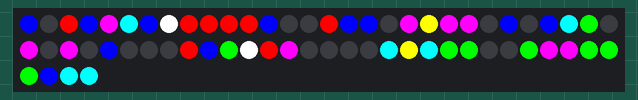
Bench run of a program on a simulated CircuitPython board. On the bench: 64 RGB LEDs in strip order, left to right, continuing on the next row. Random numbers come from a fixed seed; what the program prints to the serial console is not drawn.

Above: at 0.2 s.
At 10.18 s:
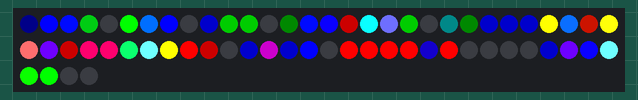
At 19.06 s:
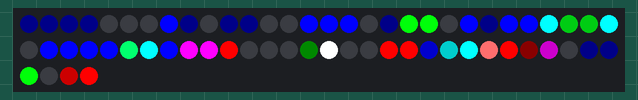
At 30.47 s:
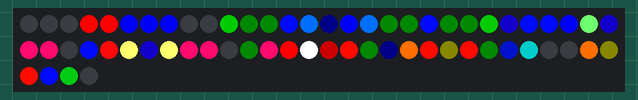
At 33.01 s:
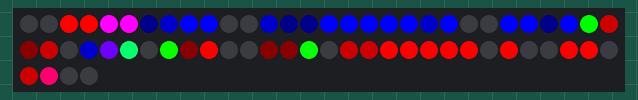
At 39.35 s:
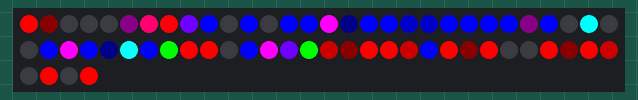

The program:

main.py
```python
import random
import time
import board
import neopixel

pixels = neopixel.NeoPixel(board.D18, 64, auto_write=False)

decay = 10   # After it switches off, how fast should cells light fade (values per 0.1 seconds)
density = 0.3  # Initial density of cells when generating new world (0.0 - 1.0)
conway_speed = 1  # number of seconds for each generation

class GameOfLife:
    state = None
    past_state_string = None
    density = None

    def __init__(self, density):
        self.state = {}
        self.past_state_string = []
        self.density = density
        self.randomise()

    def randomise(self):
        self.past_state_string = []
        for x in range(0, 8):
            self.state[x] = {}
            for y in range(0, 8):
                if random.random() < self.density:
                    self.state[x][y] = True
                else:
                    self.state[x][y] = False

    def get_repeat_count(self):
        return self.past_state_string.count(self.get_state_string())

    def get_state(self):
        return self.state

    def get_state_at(self, x, y):
        while x < 0:
            x = x + 8
        while x > 7:
            x = x - 8
        while y < 0:
            y = y + 8
        while y > 7:
            y = y - 8
        return self.state[x][y]

    def get_state_string(self):
        hash = ""
        for x in range(0, 8):
            for y in range(0, 8):
                if self.get_state_at(x, y):
                    hash = hash + "T"
                else:
                    hash = hash + "F"
        return hash

    def iterate(self):
        next_state = {}
        for x in range(0, 8):
            next_state[x] = {}
            for y in range(0, 8):
                neighbours = 0
                if self.get_state_at(x - 1, y - 1):
                    neighbours += 1
                if self.get_state_at(x - 1, y):
                    neighbours += 1
                if self.get_state_at(x - 1, y + 1):
                    neighbours += 1
                if self.get_state_at(x, y - 1):
                    neighbours += 1
                if self.get_state_at(x, y + 1):
                    neighbours += 1
                if self.get_state_at(x + 1, y - 1):
                    neighbours += 1
                if self.get_state_at(x + 1, y):
                    neighbours += 1
                if self.get_state_at(x + 1, y + 1):
                    neighbours += 1
                if self.get_state_at(x, y):
                    if neighbours < 2:
                        next_state[x][y] = False
                    elif neighbours == 2 or neighbours == 3:
                        next_state[x][y] = True
                    else:
                        next_state[x][y] = False
                else:
                    if neighbours == 3:
                        next_state[x][y] = True
                    else:
                        next_state[x][y] = False
        self.state = next_state
        self.past_state_string.append(self.get_state_string())


reds = {}
greens = {}
blues = {}
for x in range(0, 8):
    reds[x] = {}
    greens[x] = {}
    blues[x] = {}
    for y in range(0, 8):
        reds[x][y] = 0
        greens[x][y] = 0
        blues[x][y] = 0

red = GameOfLife(density=density)
green = GameOfLife(density=density)
blue = GameOfLife(density=density)
tick = 0

while True:
    if tick % (conway_speed * 10) == 0:
        red.iterate()
        green.iterate()
        blue.iterate()

        print(red.get_repeat_count(), green.get_repeat_count(), blue.get_repeat_count())
        if red.get_repeat_count() > 10:
            red.randomise()
        if green.get_repeat_count() > 10:
            green.randomise()
        if blue.get_repeat_count() > 10:
            blue.randomise()

        print("           -------            ")
        for y in range(0, 8):
            for x in range(0, 8):
                if red.get_state_at(x, y):
                    print('\x1b[0;30;41m \x1b[0m', end="")
                else:
                    print(" ", end="")
            print("     ", end='')
            for x in range(0, 8):
                if green.get_state_at(x, y):
                    print('\x1b[0;30;42m \x1b[0m', end="")
                else:
                    print(" ", end="")
            print("     ", end='')
            for x in range(0, 8):
                if blue.get_state_at(x, y):
                    print('\x1b[0;30;44m \x1b[0m', end="")
                else:
                    print(" ", end="")

            print("")

    for y in range(0, 8):
        for x in range(0, 8):
            if red.get_state_at(x, y):
                reds[x][y] = 255
            else:
                reds[x][y] = min(200, max(reds[x][y] - decay, 0))

            if green.get_state_at(x, y):
                greens[x][y] = 255
            else:
                greens[x][y] = min(200, max(greens[x][y] - decay, 0))

            if blue.get_state_at(x, y):
                blues[x][y] = 255
            else:
                blues[x][y] = min(200, max(blues[x][y] - decay, 0))

    i = 0
    for x in range(0, 8):
        for y in range(0, 8):
            pixels[i] = (reds[x][y], greens[x][y], blues[x][y])
            i = i + 1
    pixels.show()

    tick = tick + 1
    time.sleep(0.1)
```

Measured:
- what the display in image 0 shows lasts 1.3 s, from 0.1 s to 1.4 s
